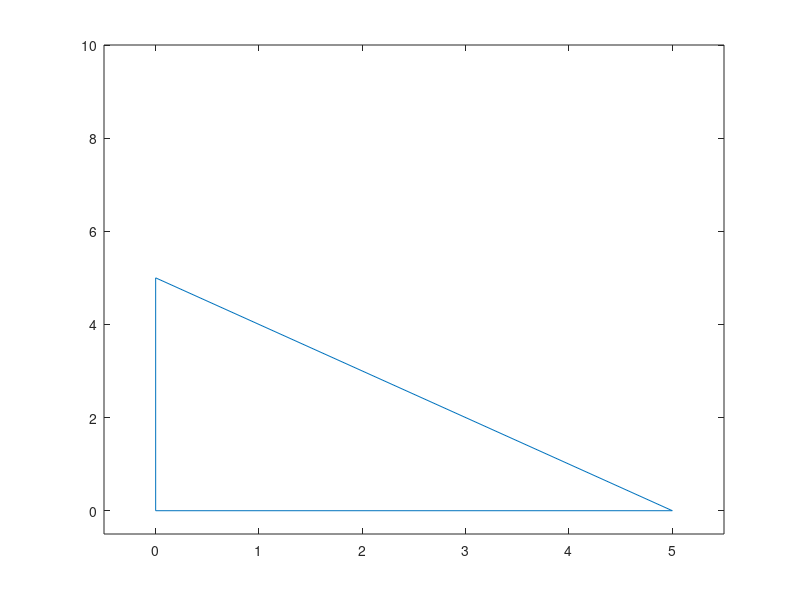

Reproduce this figure in MATLAB.
function [A,P]=AreaTriangle()
b=input('Type the value of the base: ');
h=input('Type the value of the height: ');
a=input('Type the value of side a: ');
c=input('Type the value of side c: ');
A=(b*h)*0.5;
P=a+b+c;
m=sqrt(a^2-h^2);
plot([m b 0 m], [a 0 0 a]),'k';
axis([-0.5 1.1*b -0.5 2*h]);
end